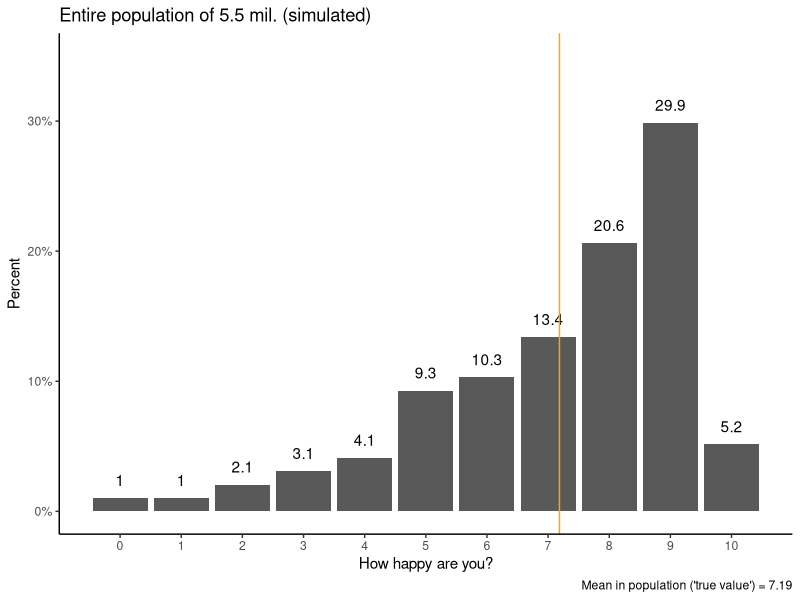
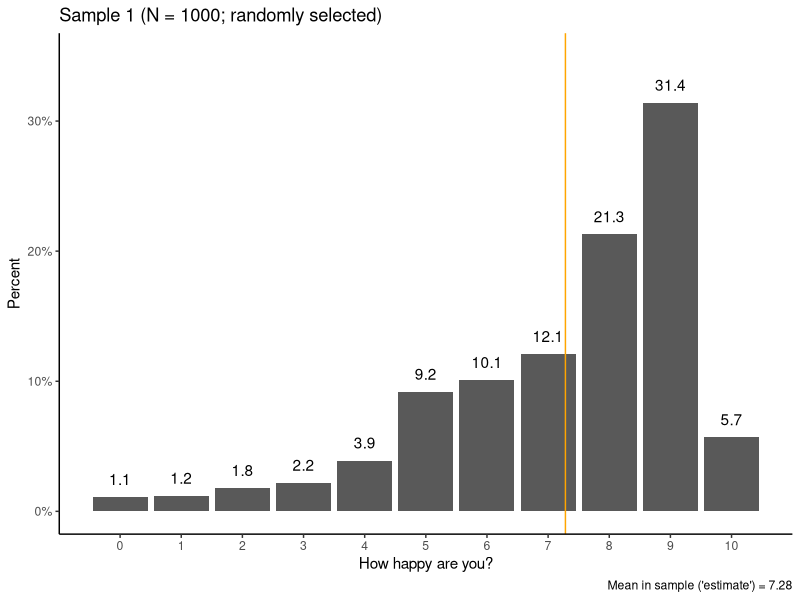
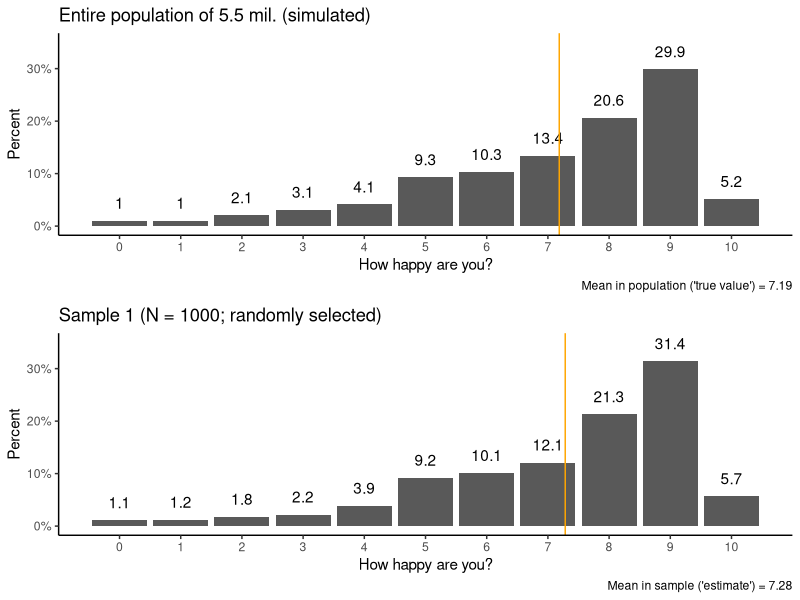
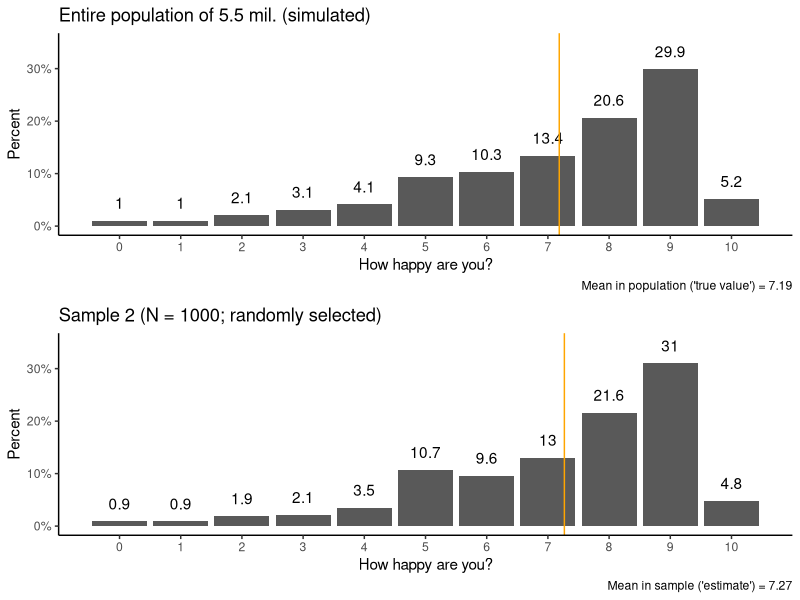
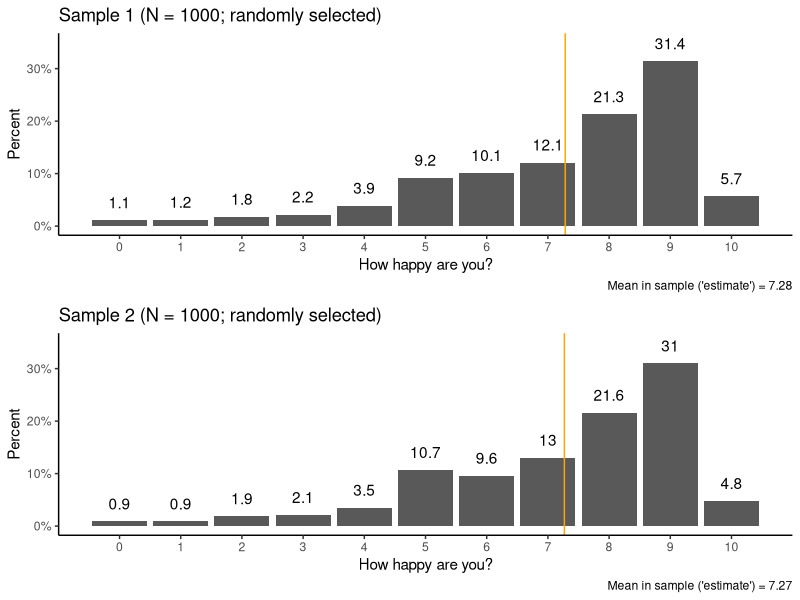
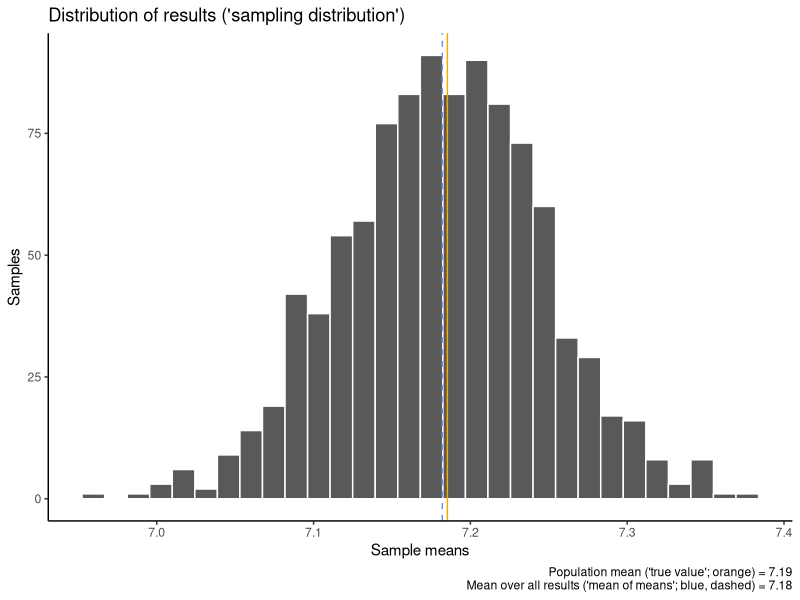

Recreate these plots in R, in order. (Note: a time limit stopped this script after it produced the figures.)
## ---- chunk 1
library(tidyverse)
theme_set(theme_classic())
library(ggpubr)

## ---- chunk 2
set.seed(42)
pop <- data.frame(idno = seq(1,5.5*10^6,1),
                  happy = sample(seq(0,10,1),
                                 size = 5.5*10^6,
                                 replace = T,
                                 prob = c(0.01,.01,.02,.03,.04,.09,.10,.13,.20,.29,0.05)))
## ---- chunk 3
popmean <- mean(pop$happy)
## ---- chunk 4
pop |> 
  group_by(happy) |> 
  summarize(obs = n()) |> 
  mutate(share = obs/sum(obs)) |> 
  ggplot(aes(x = happy, y = share)) +
  geom_bar(stat = "identity") +
  geom_text(aes(label = round(100*share, digits = 1)), vjust = -1) +
  geom_vline(xintercept = popmean, color = "orange") +
  scale_x_continuous(breaks = seq(0,10,1)) +
  scale_y_continuous(labels = scales::percent,
                     limits = c(0,.35)) +
  labs(y = "Percent", x = "How happy are you?",
       title = "Entire population of 5.5 mil. (simulated)",
       caption = paste0("Mean in population ('true value') = ",round(popmean, digits = 2))) -> popvis

popvis

## ---- chunk 5

set.seed(42)
sam1 <- pop |> 
  slice_sample(n = 1000)

## ---- chunk 6
sam1mean <- mean(sam1$happy)

sam1 |> 
  group_by(happy) |> 
  summarize(obs = n()) |> 
  mutate(share = obs/sum(obs)) |> 
  ggplot(aes(x = happy, y = share)) +
  geom_bar(stat = "identity") +
  geom_text(aes(label = round(100*share, digits = 1)), vjust = -1) +
  geom_vline(xintercept = sam1mean, color = "orange") +
  scale_x_continuous(breaks = seq(0,10,1)) +
  scale_y_continuous(labels = scales::percent,
                     limits = c(0,.35)) +
  labs(y = "Percent", x = "How happy are you?",
       title = "Sample 1 (N = 1000; randomly selected)",
       caption = paste0("Mean in sample ('estimate') = ",round(sam1mean, digits = 2))) -> sam1vis

sam1vis
## ---- chunk 7
ggpubr::ggarrange(popvis,sam1vis, nrow = 2)

## ---- chunk 8
set.seed(17)
sam2 <- pop |> 
  slice_sample(n = 1000)
## ---- chunk 9
sam2mean <- mean(sam2$happy)

sam2 |> 
  group_by(happy) |> 
  summarize(obs = n()) |> 
  mutate(share = obs/sum(obs)) |> 
  ggplot(aes(x = happy, y = share)) +
  geom_bar(stat = "identity") +
  geom_text(aes(label = round(100*share, digits = 1)), vjust = -1) +
  geom_vline(xintercept = sam2mean, color = "orange") +
  scale_x_continuous(breaks = seq(0,10,1)) +
  scale_y_continuous(labels = scales::percent,
                     limits = c(0,.35)) +
  labs(y = "Percent", x = "How happy are you?",
       title = "Sample 2 (N = 1000; randomly selected)",
       caption = paste0("Mean in sample ('estimate') = ",round(sam2mean, digits = 2))) -> sam2vis

ggpubr::ggarrange(popvis,sam2vis, nrow = 2)

## ---- chunk 10
ggpubr::ggarrange(sam1vis,sam2vis, nrow = 2)
## ---- chunk 11
sampdist <- data.frame(sample = seq(1,1000,1),
                       result = c(c(sam1mean,sam2mean),rep(NA,998)))

## ---- chunk 12
for(k in 3:1000) {
  
  loopsam <- pop |> 
    slice_sample(n = 1000)
  
  sampdist[k,2] <- mean(loopsam$happy)
}

## ---- chunk 13
head(sampdist)
## ---- chunk 14
sampdistmean <- mean(sampdist$result)
sampdistmean
popmean
## ---- chunk 15
sampdist |> 
  ggplot(aes(x = result)) +
  geom_histogram(color = "white") +
  geom_vline(xintercept = sampdistmean, color = "cornflowerblue", linetype = "dashed") +
  geom_vline(xintercept = popmean, color = "orange") +
  labs(x = "Sample means", y = "Samples",
       title = "Distribution of results ('sampling distribution')",
       caption = paste0("Population mean ('true value'; orange) = ",round(popmean, digits = 2),
                        "\n Mean over all results ('mean of means'; blue, dashed) = ",round(sampdistmean, digits = 2)))
## ---- chunk 16
set.seed(42)
sampdist <- data.frame(sample = seq(1,10000,1),
                       result = c(c(sam1mean,sam2mean),rep(NA,9998)))
## ---- chunk 17
for(k in 3:10000) {
  
  loopsam <- pop |> 
    slice_sample(n = 1000)
  
  sampdist[k,2] <- mean(loopsam$happy)
}

## ---- chunk 18
sampdistmean <- mean(sampdist$result)
sampdistmean
popmean
## ---- chunk 19
sampdist |> 
  ggplot(aes(x = result)) +
  geom_histogram(color = "white") +
  geom_vline(xintercept = sampdistmean, color = "cornflowerblue", linetype = "dashed") +
  geom_vline(xintercept = popmean, color = "orange") +
  labs(x = "Sample means", y = "Samples",
       title = "Distribution of results ('sampling distribution')",
       caption = paste0("Population mean ('true value'; orange) = ",round(popmean, digits = 2),
                        "\n Mean over all results ('mean of means'; blue, dashed) = ",round(sampdistmean, digits = 2))) 
## ---- chunk 20

sampdist |> 
  ggplot(aes(x = result)) +
  geom_histogram(color = "white", binwidth = 0.05) +
  scale_x_continuous(limits = c(0,10), 
                     breaks = seq(0,10,1)) +
  labs(x = "Sample means", y = "Samples",
       title = "Distribution of results ('sampling distribution')")

## ---- chunk 21
sampdist |> 
  ggplot(aes(x = result)) +
  geom_histogram(color = "white") +
  geom_vline(xintercept = sampdistmean, color = "cornflowerblue", linetype = "dashed") +
  geom_vline(xintercept = popmean, color = "orange") +
  labs(x = "Sample means", y = "Samples",
       title = "Distribution of results ('sampling distribution')") -> samdist10k
samdist10k

p1 <- ggplot(data = data.frame(x = c(-3, 3)), aes(x)) +
  stat_function(fun = dnorm, n = 101, args = list(mean = 0, sd = 1)) + ylab("") +
  scale_y_continuous(breaks = NULL) +
  scale_x_continuous(breaks = NULL) +  
  labs(x = "", title = "Normal distribution")
p1

ggpubr::ggarrange(samdist10k,p1, ncol = 2)

## ---- chunk 22
sampdist_200 <- data.frame(sample = seq(1,10000,1),
                           result = rep(NA,10000))

set.seed(42)
for(k in 1:10000) {
  
  loopsam <- pop |> 
    slice_sample(n = 200)
  
  sampdist_200[k,2] <- mean(loopsam$happy)
}

sampdist_200mean <- mean(sampdist_200$result)
sampdist_200mean
popmean
## ---- chunk 23
#| fig-cap: "The variability of results when using different sample sizes"
#| label: fig-sizecomp

sampdist_SD <- sd(sampdist$result)
sampdist_200_SD <- sd(sampdist_200$result)

sampdist |> 
  left_join(sampdist_200, by = "sample",
            suffix = c("1000","200")) |> 
  pivot_longer(cols = -1,
               names_to = "size",
               values_to = "meanval") |> 
  mutate(size = gsub("result","",size)) |> 
  ggplot(aes(x = meanval,fill = size)) +
  geom_histogram(alpha=0.3, position="identity", 
                 color = "grey") +
  scale_fill_manual(values = c("cornflowerblue","orange")) +
  labs(x = "Sample means", y = "Samples",
       fill = "Size of each sample",
       title = "Distribution of results ('sampling distribution')",
       caption = paste0("Population mean ('true value') = ",round(popmean, digits = 2),
                        "\n Mean over all results ('mean of means') for samples of 1000 = ",
                        round(sampdistmean, digits = 2)," (SD = ",round(sampdist_SD, digits = 2),")",
                        "\n Mean over all results ('mean of means') for samples of 200 = ",
                        round(sampdist_200mean, digits = 2)," (SD = ",round(sampdist_200_SD, digits = 2),")")) +
  theme(legend.position = "bottom")
## ---- chunk 24
# SD for sample means based on N=1000
sd(sampdist$result)

# SD f or sample means based on N=200
sd(sampdist_200$result)
## ---- chunk 25
sd_1000 <- sd(sam1$happy)
## ---- chunk 26
se_1000 <- sd_1000/sqrt(1000)
se_1000
## ---- chunk 27
set.seed(21)
pop |> 
  slice_sample(n = 200) -> singsam_200

sd_200 <- sd(singsam_200$happy)
se_200 <- sd_200/sqrt(200)
se_200
## ---- chunk 28
#| fig-cap: "Standard normal distribution with critical values indicated"
#| label: fig-stnorm
#| echo: false

zlev1 <- 0.05
zlev2 <- 0.025
zlev3 <- 0.005

ggplot(NULL, aes(c(-3,3))) + 
  geom_area(stat = "function", fun = dnorm, fill = "#a63603", xlim = c(-3, qnorm(zlev1))) +
  geom_area(stat = "function", fun = dnorm, fill = "#f16913", xlim = c(-3, qnorm(zlev2))) +
  geom_area(stat = "function", fun = dnorm, fill = "#fdae6b", xlim = c(-3, qnorm(zlev3))) +
  geom_area(stat = "function", fun = dnorm, fill = "#f0f0f0", xlim = c(qnorm(zlev1), qnorm(1-zlev1))) +
  geom_area(stat = "function", fun = dnorm, fill = "#a63603", xlim = c(qnorm(1-zlev1), 3)) +
  geom_area(stat = "function", fun = dnorm, fill = "#f16913", xlim = c(qnorm(1-zlev2),3)) +
  geom_area(stat = "function", fun = dnorm, fill = "#fdae6b", xlim = c(qnorm(1-zlev3),3)) +
  annotate("segment", x = qnorm(zlev1), xend = qnorm(1-zlev1), y = dnorm(qnorm(zlev1)), yend = dnorm(-qnorm(zlev1)), arrow = arrow(ends='both'),
           linewidth = 1, color = "#a63603") +
  annotate("text", x=0, y=dnorm(qnorm(zlev1))+.015,label = paste0(100*(1-2*zlev1),"% of data"), color="#a63603", fontface = "bold") +
  labs(y = "Density", x = "") +
  annotate("segment", x = qnorm(zlev2), xend = qnorm(1-zlev2), y = dnorm(qnorm(zlev2)), yend = dnorm(-qnorm(zlev2)), arrow = arrow(ends='both'),
           linewidth = 1, color = "#f16913") +
  annotate("text", x=0, y=dnorm(qnorm(zlev2))+.015,label = paste0(100*(1-2*zlev2),"% of data"), color="#f16913", fontface = "bold") +
  labs(y = "Density", x = "") +
  annotate("segment", x = qnorm(zlev3), xend = qnorm(1-zlev3), y = dnorm(qnorm(zlev3)), yend = dnorm(-qnorm(zlev3)), arrow = arrow(ends='both'),
           linewidth = 1, color = "#fdae6b") +
  annotate("text", x=0, y=dnorm(qnorm(zlev3))+.015,label = paste0(100*(1-2*zlev3),"% of data"), color="#fdae6b", fontface = "bold") +
  labs(y = "Density", x = "") +
  scale_x_continuous(breaks = seq(-3,3,1)) +
  theme_classic() +
  theme(axis.text = element_text(size=12),
        plot.title = element_text(face = "bold"))

## ---- chunk 29
1.96*se_1000
## ---- chunk 30
1.96*se_200
## ---- chunk 31
sam1mean <- mean(sam1$happy)
lower_1000 <- sam1mean - 1.96 * se_1000
lower_1000
upper_1000 <- sam1mean + 1.96 * se_1000
upper_1000
## ---- chunk 32
t.test(sam1$happy)
## ---- chunk 33
sam200_mean <- mean(singsam_200$happy)
sam200_mean
lower_200 <- sam200_mean - 1.96 * se_200
lower_200
upper_200 <- sam200_mean + 1.96 * se_200
upper_200
## ---- chunk 34
t.test(singsam_200$happy)
## ---- chunk 35
data.frame(sample = c("1000","200"),
           means = c(sam1mean,sam200_mean),
           lower = c(lower_1000,lower_200),
           upper = c(upper_1000,upper_200)) |> 
  ggplot(aes(x = means, xmin = lower, xmax = upper, y = sample)) +
    geom_point() +
    geom_linerange() +
    geom_vline(xintercept = popmean, linetype = "dashed") +
    labs(x = "Mean value", y = "Sample size",
         caption = "95% confidence intervals",
         title = paste0("True population mean = ",round(popmean, digits = 2)))
## ---- chunk 36
cidata <- data.frame(sample_id = seq(1,100,1),
                     sample_means = rep(NA,100),
                     sample_lower = rep(NA,100),
                     sample_upper = rep(NA,100))
head(cidata)

## ---- chunk 37
set.seed(20)
for(k in 1:100){
  pop |> 
    slice_sample(n = 1000) -> loopsam

cidata[k,2] <- mean(loopsam$happy) # store the sample mean into the second column

# Calculate CI
loopci <- t.test(loopsam$happy)

cidata[k,3] <- loopci$conf.int[1] # lower value
cidata[k,4] <- loopci$conf.int[2] # upper value
  
}
## ---- chunk 38
head(cidata)
## ---- chunk 39
cidata |> 
  mutate(overlap = case_when(
    popmean < sample_lower | popmean > sample_upper ~ "Miss",
    popmean >= sample_lower | popmean <= sample_upper  ~ "Hit")) -> cidata
## ---- chunk 40
cidata |> 
  ggplot(aes(x = sample_means, xmin = sample_lower,
             xmax = sample_upper, color = overlap,
             y = sample_id)) +
    geom_point() +
    geom_linerange() +
    geom_vline(xintercept = popmean, linetype = "dashed") +
    scale_color_manual(values = c("grey40","tomato")) +
    labs(x = "Sample means & 95% confidence intervals",
         y = "Sample ID", color = "",
         caption = "Vertical dashed line indicates true population mean") +
    theme(legend.position = "bottom")
## ---- chunk 41
t.test(sam1$happy)
